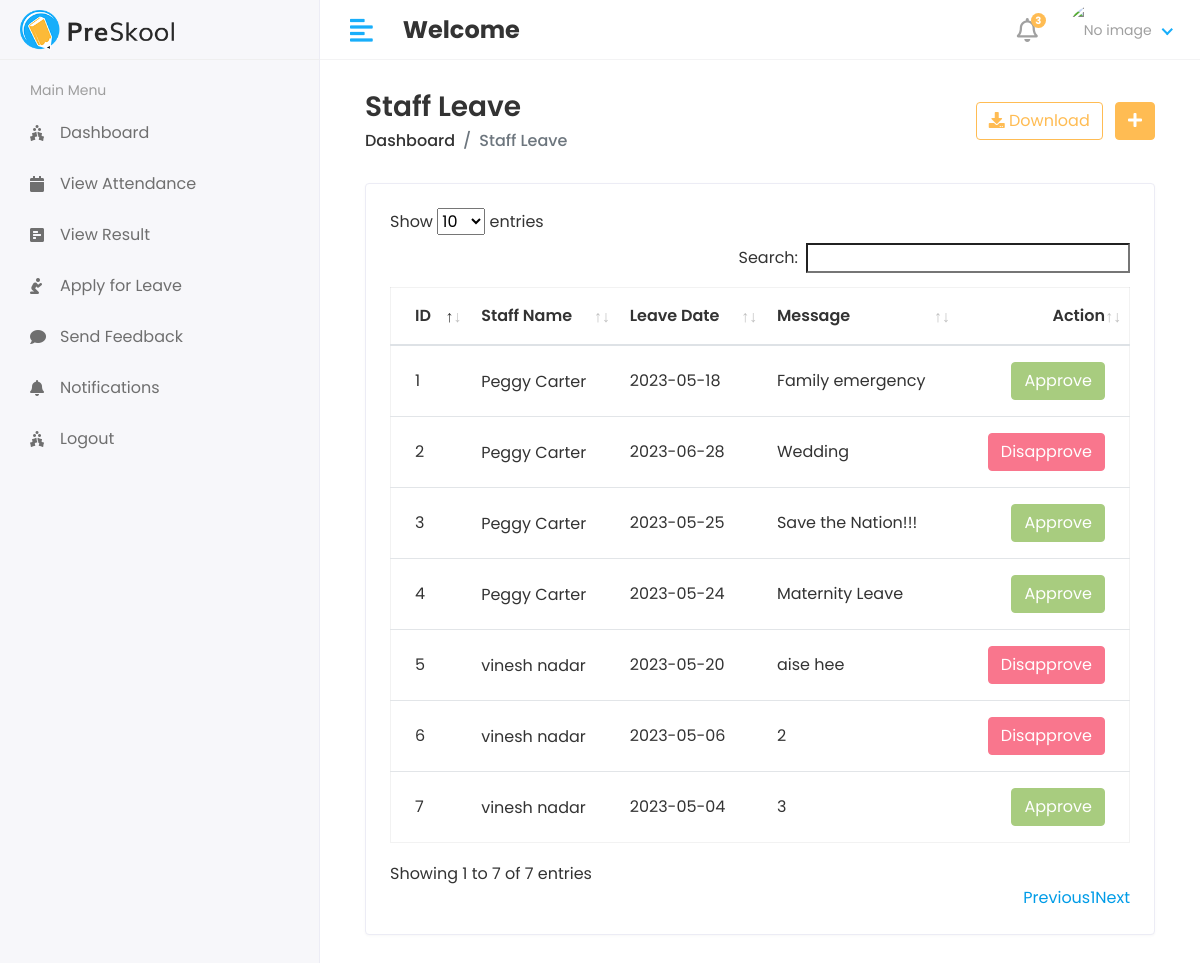
/hod/staff/leave_view, run on the app's committed database.
### app/models.py (models this page shows, shortened)
class Staff_Leave(models.Model):
    staff_id = models.ForeignKey(Staff, on_delete=models.CASCADE)
    data = models.CharField(max_length=100)
    message = models.TextField()
    status = models.IntegerField(null=True, default=0)
    created_at = models.DateTimeField(auto_now_add=True, null=True)
    updated_at = models.DateTimeField(auto_now=True)

class Staff(models.Model):
    admin = models.OneToOneField(customUser, on_delete=models.CASCADE)
    address = models.TextField()
    gender = models.CharField(max_length=100)
    created_at = models.DateTimeField(auto_now_add=True)
    updated_at = models.DateTimeField(auto_now=True)

class customUser(AbstractUser):
    USER = (
        ('1', 'HOD'),
        ('2', 'STAFF'),
        ('3', 'STUDENT')
    )
    user_type = models.CharField(choices=USER, max_length=50, default=1)
    profile_pic = models.ImageField(upload_to='media/profile_pic')

### attendance/hod_views.py (the view)
# urls.py: path('hod/staff/leave_view', hod_views.staff_leave_view, name="staff_leave_view"),
def staff_leave_view(request):
    leave = Staff_Leave.objects.all()
    context = {
        'leave': leave,
    }
    return render(request, 'hod/staff_leave_view.html',context)

### templates/hod/staff_leave_view.html (shortened to what this page needs)
{% extends 'base.html' %}
{% block content %}
<div class="content container-fluid">
    <div class="page-header">
       <div class="row align-items-center">
          <div class="col">
             <h3 class="page-title">Staff Leave</h3>
             <ul class="breadcrumb">
                <li class="breadcrumb-item"><a href="index.html">Dashboard</a></li>
                <li class="breadcrumb-item active">Staff Leave</li>
             </ul>
          </div>
          <div class="col-auto text-right float-right ml-auto">
             <a href="#" class="btn btn-outline-primary mr-2"><i class="fas fa-download"></i> Download</a>
             <a href="add-student.html" class="btn btn-primary"><i class="fas fa-plus"></i></a>
          </div>
       </div>
    </div>
    <div class="row">
       <div class="col-sm-12">
          <div class="card card-table">
             <div class="card-body">
                <div class="table-responsive">
                   <table id="table_id" class="table table-hover table-center mb-0">
                      <thead>
                         <tr>
                            <th>ID</th>
                            <th>Staff Name</th>
                            <th>Leave Date</th>
                            <th>Message</th>
                            <th class="text-right">Action</th>
                         </tr>
                      </thead>
                      <tbody>
                        {% for i in leave %}
                         <tr>
                            <td>{{i.id}}</td>
                            <td>
                               <h2 class="table-avatar">
                                  <a href="student-details.html">{{i.staff_id.admin.first_name}} {{i.staff_id.admin.last_name}}</a>
                               </h2>
                            </td>
                            <td>{{i.data}}</td>
                            <td>{{i.message}}</td>
                            <td class="text-right">
                               <div class="actions">
                                {% if i.status == 0 %}
                                <a href="{% url 'staff_leave_approve' i.id %}" class="btn btn-success">Approve</a>
                                <a href="{% url 'staff_leave_disapprove' i.id %}" class="btn btn-danger">Disapprove</a>
                                {% elif i.status == 1 %}
                                <button class="btn btn-success" disabled="disabled">Approve</button>
                                {% else %}
                                <button class="btn btn-danger" disabled="disabled">Disapprove</button>
                                {% endif %}
                               </div>
                            </td>
                         </tr>
                         {% endfor %}
                      </tbody>
                   </table>
                </div>
             </div>
          </div>
       </div>
    </div>
{% endblock %}

### templates/base.html (shortened to what this page needs)
<!DOCTYPE html>
{% load static %}
<html lang="en">
   <head>
      <link rel="stylesheet" href="{% static 'assets/plugins/bootstrap/css/bootstrap.min.css' %}">
      <link rel="stylesheet" href="{% static 'assets/plugins/fontawesome/css/fontawesome.min.css' %}">
      <link rel="stylesheet" href="{% static 'assets/plugins/fontawesome/css/all.min.css' %}">
      <link rel="stylesheet" href="{% static 'assets/css/style.css' %}">
       <link rel="stylesheet" href="{% static 'assets/plugins/datatables/datatables.min.css' %}">
   </head>
   <body>
      <div class="main-wrapper">
         {% include 'includes/header.html' %}
         {% include 'includes/sidebar.html' %}
         <div class="page-wrapper">
            <div class="content container-fluid">
               {% block content %}
               {% endblock %}
            </div>
         </div>
      </div>
      </div>
   </body>
</html>

### templates/includes/header.html (shortened to what this page needs)
{% load static %}
<div class="header">
    <div class="header-left">
       <a href="index.html" class="logo">
       <img src="{% static 'assets/img/logo.png' %}" alt="Logo">
       </a>
    </div>
    <a href="javascript:void(0);" id="toggle_btn">
    <i class="fas fa-align-left"></i>
    </a>
    <div class="top-nav-search mt-3">
       <h4><strong>Welcome</strong></h4>
    </div>
    <ul class="nav user-menu">
       <li class="nav-item dropdown noti-dropdown">
          <a href="#" class="dropdown-toggle nav-link" data-toggle="dropdown">
          <i class="far fa-bell"></i> <span class="badge badge-pill">3</span>
          </a>
       </li>
       <li class="nav-item dropdown has-arrow">
          <a href="#" class="dropdown-toggle nav-link" data-toggle="dropdown">
          {% if user.profile_pic == "" %}
          <span class="user-img"><img class="rounded-circle" src="{% static 'assets\img\noimg.jpg' %}" width="31" alt="No image"></span>
          {% else %}
          <span class="user-img"><img class="rounded-circle" src="\{{user.profile_pic}}" width="31" alt="No image"></span>
          {% endif %}
         </a>
       </li>
    </ul>
 </div>

### templates/includes/sidebar.html (shortened to what this page needs)
{% load active_link_tags %}
{% load static %}
<div class="sidebar" id="sidebar">
    <div class="sidebar-inner slimscroll">
       <div id="sidebar-menu" class="sidebar-menu">
         {% if user.user_type == '1' %}
         <ul>
             <li class="menu-title">
                <span>Main Menu</span>
             </li>
             <li class="{% active_link 'hod_home' 'active' %}">
               <a href="{% url 'hod_home' %}"><i class="fas fa-holly-berry"></i> <span>Dashboard</span></a>
            </li>
             <li class="submenu {% active_link 'add_student' 'active' %} {% active_link 'view_student' 'active' %}" >
                <a href="#"><i class="fas fa-user-graduate"></i> <span> Students</span> <span class="menu-arrow"></span></a>
                <ul>
                   <li><a href="{% url 'add_student' %}">Add Student</a></li>
                   <li><a href="{% url 'view_student' %}">View Student</a></li>
                </ul>
             </li>
             <li class="submenu {% active_link 'view_staff' 'active' %} {% active_link 'add_staff' 'active' %}">
                <a href="#"><i class="fas fa-chalkboard-teacher"></i> <span> Staff</span> <span class="menu-arrow"></span></a>
                <ul>
                   <li><a href="{% url 'view_staff' %}">View Staff</a></li>
                   <li><a href="{% url 'add_staff' %}">Add Staff </a></li>
                </ul>
             </li>
             <li class="submenu {% active_link 'view_course' 'active' %} {% active_link 'add_course' 'active' %}">
                <a href="#"><i class="fas fa-graduation-cap"></i> <span> Course</span> <span class="menu-arrow"></span></a>
                <ul>
                   <li><a href="{% url 'view_course' %}">View Course</a></li>
                   <li><a href="{% url 'add_course' %}">Add Course</a></li>
                </ul>
             </li>
             <li class="submenu {% active_link 'add_subject' 'active' %} {% active_link 'view_subject' 'active' %}">
                <a href="#"><i class="fas fa-book-reader"></i> <span> Subjects</span> <span class="menu-arrow"></span></a>
                <ul>
                   <li><a href="{% url 'add_subject' %}">Add Subject</a></li>
                   <li><a href="{% url 'view_subject' %}">View Subject</a></li>
                </ul>
             </li>
             <li class="submenu {% active_link 'add_session' 'active' %} {% active_link 'view_session' 'active' %}">
               <a href="#"><i class="fas fa-clock"></i> <span> Sessions </span> <span class="menu-arrow"></span></a>
               <ul>
                  <li><a href="{% url 'add_session' %}">Add Session</a></li>
                  <li><a href="{% url 'view_session' %}">View Session</a></li>
               </ul>
            </li>
            <li class="{% active_link 'staff_send_notification' 'active' %}">
               <a href="{% url 'staff_send_notification' %}"><i class="fas fa-bell" aria-hidden="true"></i> <span>Send Staff Notification</span></a>
            </li>
            <li class="{% active_link 'student_send_notification' 'active' %}">
               <a href="{% url 'student_send_notification' %}"><i class="fas fa-bell" aria-hidden="true"></i> <span>Send Student Notification</span></a>
            </li>
            <li class="{% active_link 'view_attendance' 'active' %}">
               <a href="{% url 'view_attendance' %}"><i class="fas fa-calendar" aria-hidden="true"></i> <span>View Attendance</span></a>
            </li>
            <li class="{% active_link 'staff_feedback_reply' 'active' %}">
               <a href="{% url 'staff_feedback_reply' %}"><i class="fas fa-comments"></i> <span>Staff Feedback</span></a>
            </li>
            <li class="{% active_link 'student_feedback_reply' 'active' %}">
               <a href="{% url 'student_feedback_reply' %}"><i class="fas fa-comments"></i> <span>Student Feedback</span></a>
            </li>
            <li class="{% active_link 'staff_leave_view' 'active' %}">
               <a href="{% url 'staff_leave_view' %}"><i class="fas fa-envelope"></i> <span>Staff Leave</span></a>
            </li>
            <li class="{% active_link 'student_leave_view' 'active' %}">
               <a href="{% url 'student_leave_view' %}"><i class="fas fa-envelope"></i> <span>Student Leave</span></a>
            </li>
            <li class="{% active_link 'logout' 'active' %}">
               <a href="{% url 'logout' %}"><i class="fas fa-holly-berry"></i> <span>Logout</span></a>
            </li>
          </ul>
          {% else %}
          <ul>
            <li class="menu-title">
               <span>Main Menu</span>
            </li>
            <li class="{% active_link 'student_home' 'active' %}">
              <a href="{% url 'student_home' %}"><i class="fas fa-holly-berry"></i> <span>Dashboard</span></a>
           </li>
         <li class="{% active_link 'student_view_attendance' 'active' %}">
            <a href="{% url 'student_view_attendance' %}"><i class="fas fa-calendar"></i> <span>View Attendance</span></a>
         </li>
         <li class="{% active_link 'student_view_result' 'active' %}">
            <a href="{% url 'student_view_result' %}"><i class="fas fa-poll-h"></i> <span>View Result</span></a>
         </li>
         <li class="{% active_link 'student_leave' 'active' %}">
            <a href="{% url 'student_leave' %}"><i class="fas fa-pray"></i> <span>Apply for Leave</span></a>
         </li>
         <li class="{% active_link 'student_feedback' 'active' %}">
            <a href="{% url 'student_feedback' %}"><i class="fas fa-comment"></i> <span>Send Feedback</span></a>
         </li>
         <li class="{% active_link 'student_notification' 'active' %}">
            <a href="{% url 'student_notification' %}"><i class="fas fa-bell"></i> <span>Notifications</span></a>
         </li>
         <li class="{% active_link 'logout' 'active' %}">
            <a href="{% url 'logout' %}"><i class="fas fa-holly-berry"></i> <span>Logout</span></a>
         </li>
          </ul>
          {% endif %}
       </div>
    </div>
 </div>

### data on the page
Staff_Leave: id "1", staff_id.admin.first_name "Peggy", staff_id.admin.last_name "Carter", data "2023-05-18", message "Family emergency", status "Approve"
Staff_Leave: id "2", staff_id.admin.first_name "Peggy", staff_id.admin.last_name "Carter", data "2023-06-28", message "Wedding", status "Disapprove"
Staff_Leave: id "3", staff_id.admin.first_name "Peggy", staff_id.admin.last_name "Carter", data "2023-05-25", message "Save the Nation!!!", status "Approve"
Staff_Leave: id "4", staff_id.admin.first_name "Peggy", staff_id.admin.last_name "Carter", data "2023-05-24", message "Maternity Leave", status "Approve"
Staff_Leave: id "5", staff_id.admin.first_name "vinesh", staff_id.admin.last_name "nadar", data "2023-05-20", message "aise hee", status "Disapprove"
Staff_Leave: id "6", staff_id.admin.first_name "vinesh", staff_id.admin.last_name "nadar", data "2023-05-06", message "2", status "Disapprove"
Staff_Leave: id "7", staff_id.admin.first_name "vinesh", staff_id.admin.last_name "nadar", data "2023-05-04", message "3", status "Approve"
